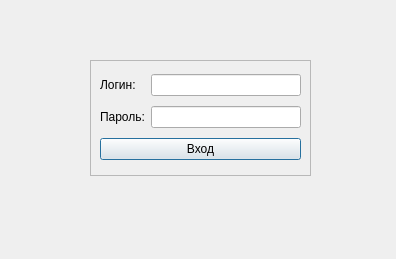
<?xml version="1.0" encoding="UTF-8"?>
<ui version="4.0">
 <class>Login</class>
 <widget class="QDialog" name="Login">
  <property name="geometry">
   <rect>
    <x>0</x>
    <y>0</y>
    <width>396</width>
    <height>259</height>
   </rect>
  </property>
  <property name="windowTitle">
   <string>Авторизация</string>
  </property>
  <widget class="QFrame" name="frame">
   <property name="geometry">
    <rect>
     <x>90</x>
     <y>60</y>
     <width>221</width>
     <height>116</height>
    </rect>
   </property>
   <property name="frameShape">
    <enum>QFrame::StyledPanel</enum>
   </property>
   <property name="frameShadow">
    <enum>QFrame::Raised</enum>
   </property>
   <layout class="QGridLayout" name="gridLayout">
    <item row="0" column="0">
     <widget class="QLabel" name="label">
      <property name="text">
       <string>Логин:</string>
      </property>
     </widget>
    </item>
    <item row="0" column="1">
     <widget class="QLineEdit" name="leLgn"/>
    </item>
    <item row="1" column="0">
     <widget class="QLabel" name="label_2">
      <property name="text">
       <string>Пароль:</string>
      </property>
     </widget>
    </item>
    <item row="1" column="1">
     <widget class="QLineEdit" name="lePswd">
      <property name="echoMode">
       <enum>QLineEdit::Password</enum>
      </property>
     </widget>
    </item>
    <item row="2" column="0" colspan="2">
     <widget class="QPushButton" name="btnLgn">
      <property name="text">
       <string>Вход</string>
      </property>
     </widget>
    </item>
   </layout>
  </widget>
 </widget>
 <resources/>
 <connections/>
</ui>
